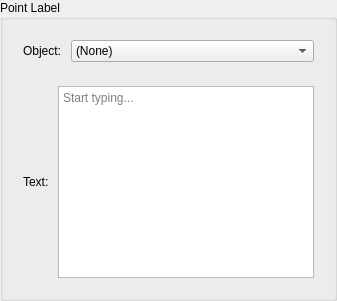
                     <widget class="QGroupBox" name="braceGroupBox">
                      <property name="title">
                       <string>Point Label</string>
                      </property>
                      <layout class="QVBoxLayout" name="verticalLayout_38">
                       <item>
                        <widget class="QWidget" name="braceObjSelectWidget" native="true">
                         <layout class="QHBoxLayout" name="horizontalLayout_33">
                          <item>
                           <widget class="QLabel" name="braceObjLabel">
                            <property name="text">
                             <string>Object: </string>
                            </property>
                           </widget>
                          </item>
                          <item>
                           <widget class="QComboBox" name="braceObjSelectComboBox">
                            <property name="sizePolicy">
                             <sizepolicy hsizetype="Expanding" vsizetype="Fixed">
                              <horstretch>0</horstretch>
                              <verstretch>0</verstretch>
                             </sizepolicy>
                            </property>
                            <item>
                             <property name="text">
                              <string>(None)</string>
                             </property>
                            </item>
                           </widget>
                          </item>
                         </layout>
                        </widget>
                       </item>
                       <item>
                        <widget class="QWidget" name="braceTextWidget" native="true">
                         <layout class="QHBoxLayout" name="horizontalLayout_34">
                          <item>
                           <widget class="QLabel" name="braceTextLabel">
                            <property name="text">
                             <string>Text: </string>
                            </property>
                           </widget>
                          </item>
                          <item>
                           <widget class="QPlainTextEdit" name="bracePlainTextEdit">
                            <property name="sizePolicy">
                             <sizepolicy hsizetype="Expanding" vsizetype="Preferred">
                              <horstretch>0</horstretch>
                              <verstretch>0</verstretch>
                             </sizepolicy>
                            </property>
                            <property name="placeholderText">
                             <string>Start typing...</string>
                            </property>
                           </widget>
                          </item>
                         </layout>
                        </widget>
                       </item>
                      </layout>
                     </widget>
